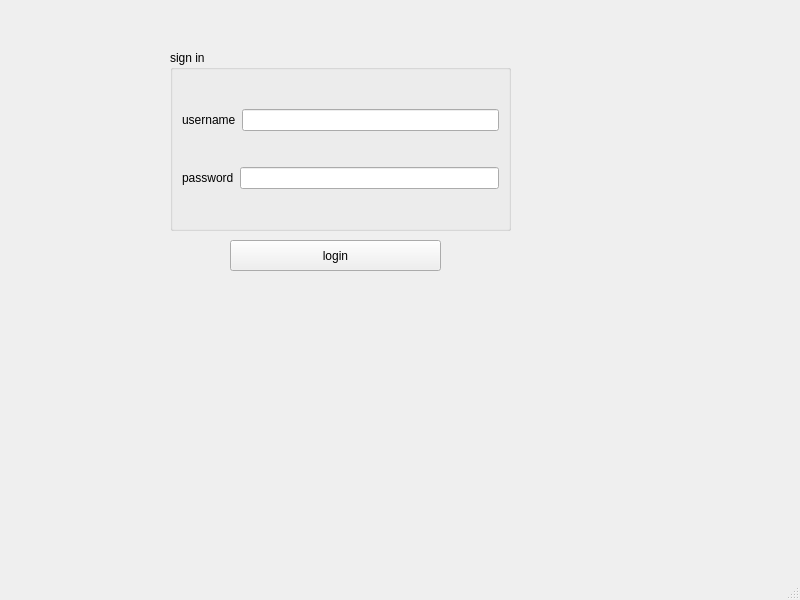
<?xml version="1.0" encoding="UTF-8"?>
<ui version="4.0">
 <class>MainWindow</class>
 <widget class="QMainWindow" name="MainWindow">
  <property name="geometry">
   <rect>
    <x>0</x>
    <y>0</y>
    <width>800</width>
    <height>600</height>
   </rect>
  </property>
  <property name="windowTitle">
   <string>MainWindow</string>
  </property>
  <widget class="QWidget" name="centralwidget">
   <widget class="QGroupBox" name="groupBox">
    <property name="geometry">
     <rect>
      <x>170</x>
      <y>50</y>
      <width>341</width>
      <height>181</height>
     </rect>
    </property>
    <property name="title">
     <string>sign in</string>
    </property>
    <layout class="QVBoxLayout" name="verticalLayout">
     <item>
      <layout class="QHBoxLayout" name="horizontalLayout">
       <item>
        <widget class="QLabel" name="username">
         <property name="text">
          <string>username</string>
         </property>
        </widget>
       </item>
       <item>
        <widget class="QLineEdit" name="lineEdit"/>
       </item>
      </layout>
     </item>
     <item>
      <layout class="QHBoxLayout" name="horizontalLayout_2">
       <item>
        <widget class="QLabel" name="password">
         <property name="text">
          <string>password</string>
         </property>
        </widget>
       </item>
       <item>
        <widget class="QLineEdit" name="lineEdit_2"/>
       </item>
      </layout>
     </item>
    </layout>
   </widget>
   <widget class="QPushButton" name="login">
    <property name="geometry">
     <rect>
      <x>230</x>
      <y>240</y>
      <width>211</width>
      <height>31</height>
     </rect>
    </property>
    <property name="text">
     <string>login</string>
    </property>
   </widget>
  </widget>
  <widget class="QMenuBar" name="menubar">
   <property name="geometry">
    <rect>
     <x>0</x>
     <y>0</y>
     <width>800</width>
     <height>21</height>
    </rect>
   </property>
  </widget>
  <widget class="QStatusBar" name="statusbar"/>
 </widget>
 <resources/>
 <connections/>
</ui>
